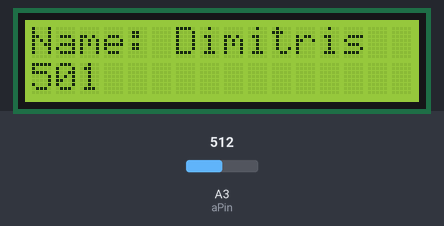
A sketch run on a simulated ATtiny85, built with avr-gcc and run on an emulated ATtiny85. On the bench: 16×2 character LCD. Inputs (shaded band) come from the test bench; at power-on: A3 (aPin) = 512.

Above: at 1.3 s.
1.4 s: A3 (aPin) set to 716
At 2.9 s:
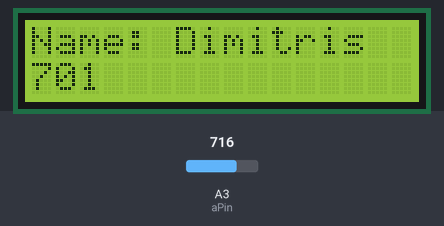
3.2 s: A3 (aPin) set to 900
At 3.6 s:
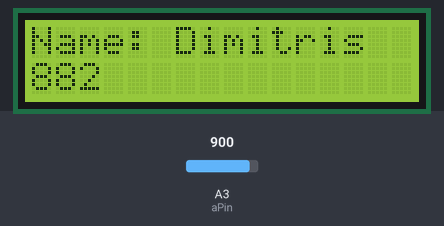
4.7 s: A3 (aPin) set to 1023
At 5.6 s:
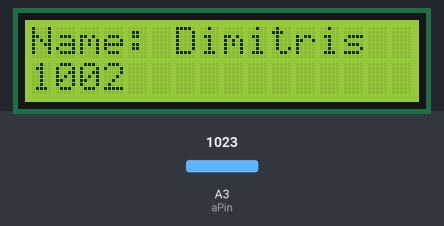
Timing chart, 0 to 7.7 s (numbered marks = the images above; inputs shaded):
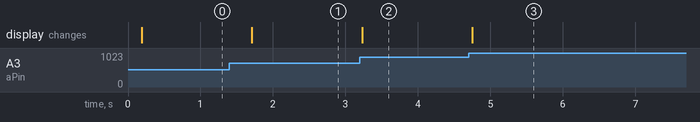

The sketch:

AT85ReadAnalogLCD.ino
```cpp
#include <Wire.h>                  // I2C Master lib for ATTinys which use USI - comment this out to use with standard arduinos
#include <LiquidCrystal_I2C.h>          // for LCD w/ GPIO MODIFIED for the ATtiny85

#define GPIO_ADDR     0x27
LiquidCrystal_I2C lcd(GPIO_ADDR, 16, 2); // set address & 16 chars / 2 lines
int aPin = A3;
int analogSig;
int newSpeed=0;

void setup() {
  lcd.init();                           // initialize the lcd
  lcd.backlight();                      // Print a message to the LCD.
  lcd.clear();
  lcd.home();
  lcd.print("Name: Dimitris");
  delay(100);
}

void loop(){
  analogSig=analogRead(aPin);
  lcd.setCursor(0,1);
  newSpeed=int(analogSig*0.98);
  lcd.print(newSpeed);
  lcd.print("   ");
  delay(500);
}
```

Measured:
- after the input at 1.4 s, the display: changes after 0.31 s (image 1)
- after the input at 3.2 s, the display: changes at once (image 2)
- after the input at 4.7 s, the display: changes after 0.05 s (image 3)
